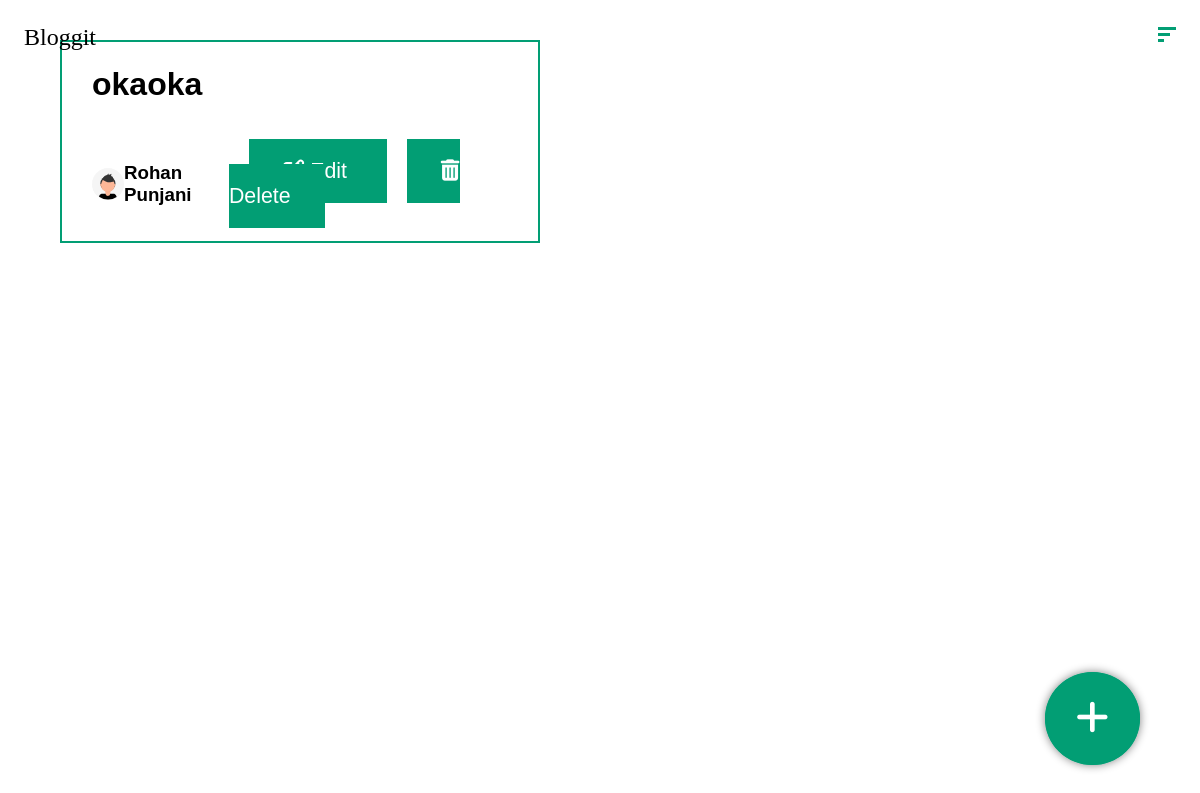
/drafts (signed in), run on an earlier commit of the app's database.
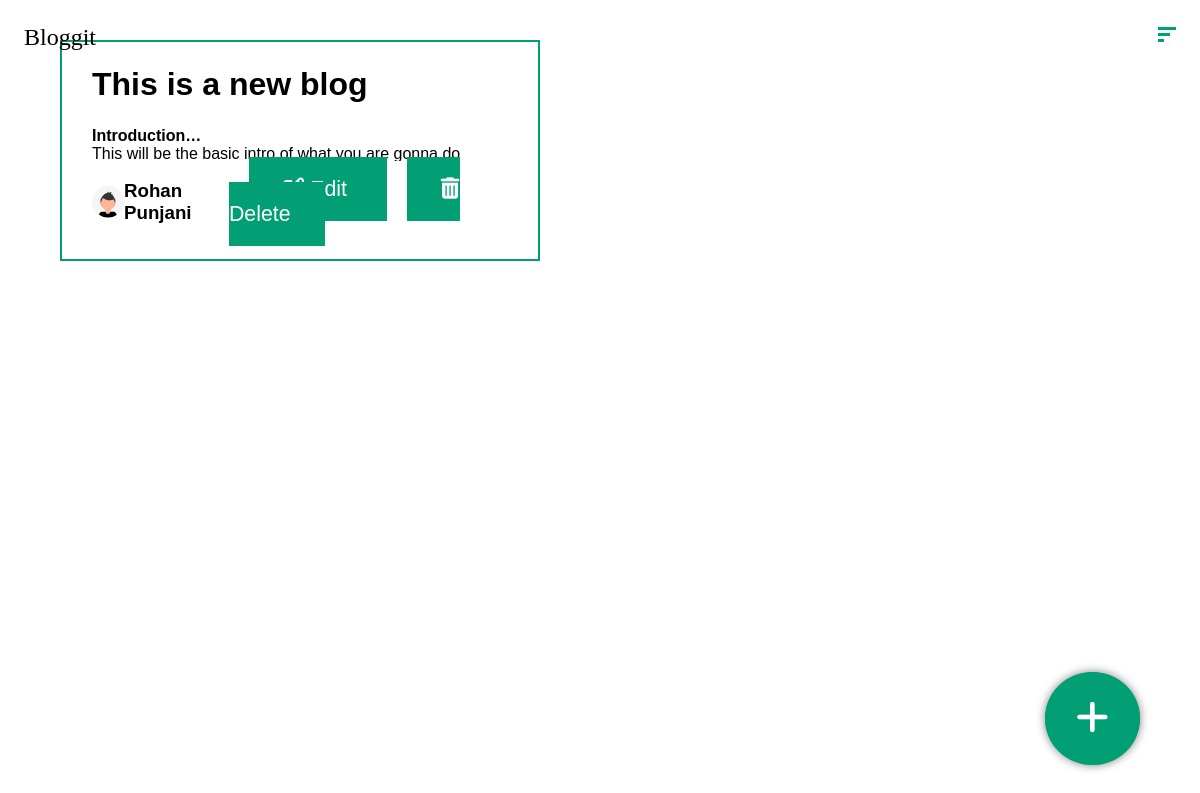
And on a later commit of the database.
### blog/models.py (models this page shows, shortened)
class blog(models.Model):
    user = models.ForeignKey(User, on_delete=models.CASCADE)
    heading = models.CharField(max_length=100)
    isPublished = models.BooleanField(default=False)
    created_at = models.DateTimeField(auto_now_add=True)
    updated_at = models.DateTimeField(auto_now=True)
    views = models.IntegerField(default=0)

class block(models.Model):
    blog = models.ForeignKey(blog, on_delete=models.CASCADE)
    position = models.IntegerField(default=0)
    title = models.CharField(max_length=50)
    content = models.TextField()
    isMerged = models.BooleanField(default=False)
    created_at = models.DateTimeField(auto_now_add=True)
    updated_at = models.DateTimeField(auto_now=True)

### blog/views.py (the view)
# urls.py: path('drafts', views.drafts, name='drafts'),
def drafts(request):
    if(request.user.is_authenticated):
        user = request.user
        drafts = user.blog_set.filter(isPublished=False).order_by('-id')
        return render(request, 'drafts.html', {
            'drafted_feeds': drafts,
        })
    else:
        return redirect('/')

### blog/templates/drafts.html (shortened to what this page needs)
<!DOCTYPE html>
<html lang="en">
<head>
    {% load static %}
    <link rel="stylesheet" href="{% static 'styles/nav.css' %}">
    <link rel="stylesheet" href="{% static 'styles/feed.css' %}">
    <link rel="stylesheet" href="{% static 'styles/new_blog.css' %}">
</head>
<body>
    <nav class="outer_nav">
        <li><a href="../">Bloggit</a></li>
        <li class="burger" state="ham">
            <div class="bar bar1"></div>
            <div class="bar bar2"></div>
            <div class="bar bar3"></div>
        </li>
    </nav>
    <div class="feed_container">
        {% for feed in drafted_feeds %}
            <div class="feed">
                <div class="feed_heading">
                    <h1>{{feed.heading}}</h1>
                </div>
                <div class="feed_content">
                    {% for block in feed.block_set.all %}
                        <h4>{{block.title}}</h4>
                        <p>{{block.content}}</p>
                        <br>
                    {% endfor %}
                </div>
                <div class="feed_footer">
                    <div class="post_author_name" style="display: flex;justify-content: center; align-items: center;">
                        <img src="{% static 'images/avatar.svg' %}">
                        <h3>{{feed.user.first_name}} {{feed.user.last_name}}</h3>
                    </div>
                    <div class="btn-container">
                        <a class="button" href="edit/{{feed.id}}">
                             Edit
                        </a>
                        <a class="button" href="delete/{{feed.id}}">
                            <i class="fa fa-trash"></i> Delete
                        </a>
                    </div>
                </div>
            </div>
        {% endfor %}
    </div>
    <div class="floating_btn_container">
        <a class="button round add_btn" state="plus">
            <i class="fa fa-plus" aria-hidden="true"></i>
        </a>
    </div>
</body>
</html>

### blog/static/styles/nav.css (style rules this page uses)
* { margin: 0; padding: 0; box-sizing: border-box; }
html,body { scroll-behavior: smooth; max-width: 100vw; overflow-x: hidden; min-height: 100vh; }
nav { display: flex; font-size: 3vh; font-family: fantasy; justify-content: space-between; width: 100vw; position: fixed; z-index: 99; transition: all 0.5s ease-in-out; }
li { list-style-type: none; padding: 3vh; }
li a { color: black; text-decoration: none; }
.burger { cursor: pointer; }
.bar { width: 18px; height: 3px; background: #029e74; margin: 3px 0; }
.bar1 { width: 18px; }
.bar2 { width: 12px; }
.bar3 { width: 6px; }

### blog/static/styles/feed.css (style rules this page uses)
.feed_container { min-height: 100vh; width: 100vw; padding: 5vh 5vw; display: inline-block; align-items: center; }
.feed { max-height: 50vh; background: white; width: 40vw; overflow: hidden; padding: 0vh 2.5vw 2vh 2.5vw; border: 2px solid #029e74; vertical-align: middle; }
.feed .feed_heading { padding: 3vh 0; border: 0; font-family: Helvetica; }
.feed .feed_content { margin: 0; font-family: Helvetica; overflow: hidden; max-height: 20vh; padding: 0 0 2vh 0; background: white; overflow: hidden; text-overflow: ellipsis; display: -webkit-box; -webkit-line-clamp: 1; -webkit-box-orient: vertical; }
.feed .feed_content p { font-family: Helvetica; background: white; overflow: hidden; text-overflow: ellipsis; display: -webkit-box; -webkit-line-clamp: 2; -webkit-box-orient: vertical; }
.feed .feed_footer { margin: 2vh 0; display: flex; align-items: center; justify-content: space-between; font-family: Helvetica; width: inherit - 10vw; }
.feed .feed_footer img { height: 4vh; }
.button { padding: 18px 32px; font-size: 16pt; text-decoration: none; background: #029e74; color: white; border: 2px solid #029e74; transition: all 0.4s cubic-bezier(.47,0,.74,.71); margin-left: 20px; cursor: pointer; }

### blog/static/styles/new_blog.css (style rules this page uses)
.round { border-radius: 50%; }
.add_btn { margin-left: 0; padding: 18pt 22pt; box-shadow: 0 0 10px grey; font-size: 28pt; }
.floating_btn_container { position: fixed; right: 5vw; z-index: 101; bottom: 5vw; transition: all 0.3s ease; }

What changed in the data, as far as the page shows it:
removed blog: heading "okaoka", user.first_name "Rohan", user.last_name "Punjani"
added blog: heading "This is a new blog", user.first_name "Rohan", user.last_name "Punjani"
added block: title "Introduction", content "This will be the basic intro of what you are gonna…"
